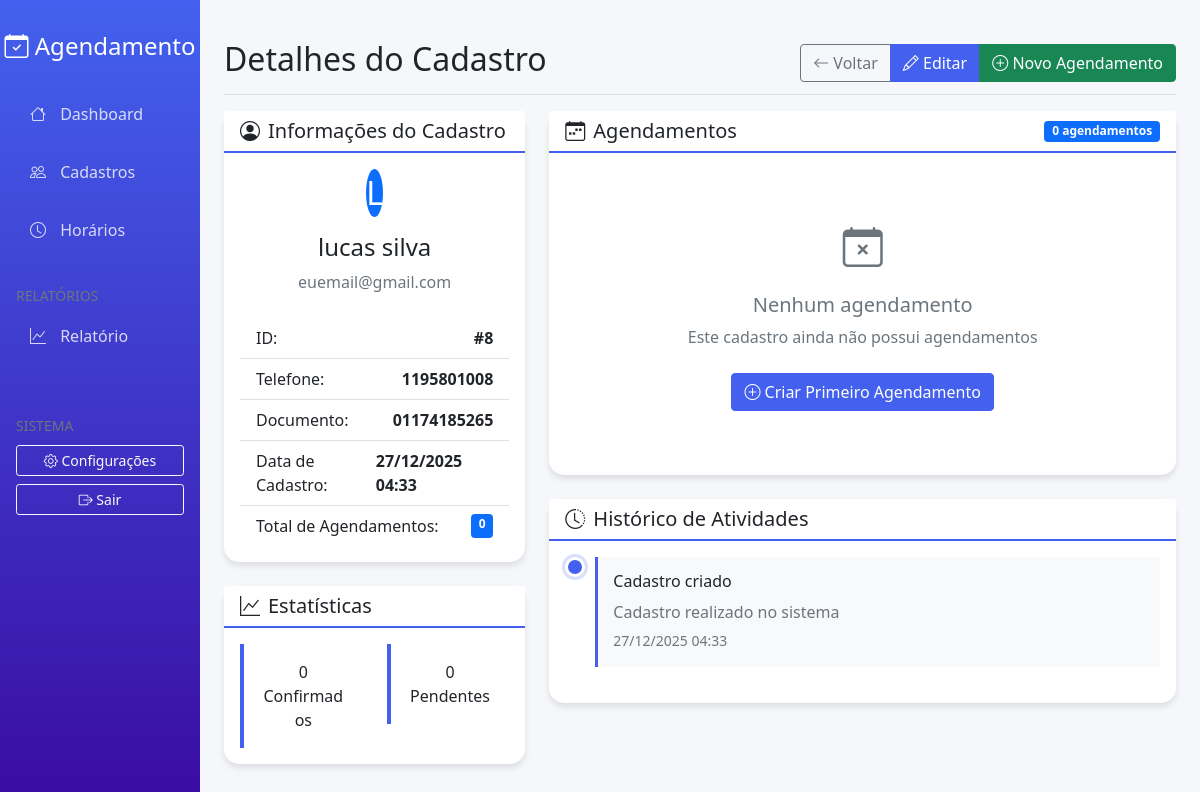
/cadastros/8, run on the app's committed database.
### models/Cadastro.py (models this page shows, shortened)
class Cadastro(db.Model):
    __tablename__ = 'cadastros'
    id = db.Column(db.Integer, primary_key=True)
    nome = db.Column(db.String(100), nullable=False)
    email = db.Column(db.String(100), unique=True, nullable=False)
    telefone = db.Column(db.String(20))
    documento = db.Column(db.String(20), unique=True)
    data_criacao = db.Column(db.DateTime, default=datetime.utcnow)
    horarios = db.relationship('Horario', backref='cadastro', lazy=True, cascade='all, delete-orphan')

### app.py (the view)
    @app.route('/cadastros/<int:id>')
    def visualizar_cadastro(id):
        with app.app_context():
            cadastro = Cadastro.query.get_or_404(id)
            horarios = Horario.query.filter_by(cadastro_id=id).order_by(Horario.data.desc(), Horario.hora_inicio).all()
            hoje = date.today()
            horarios_confirmados = len([h for h in horarios if h.status == 'confirmado'])
            horarios_pendentes = len([h for h in horarios if h.status == 'pendente'])
            atividades = [
                {'titulo': 'Cadastro criado', 'descricao': 'Cadastro realizado no sistema', 'data': cadastro.data_criacao},
                {'titulo': 'Primeiro agendamento', 'descricao': 'Primeiro horário agendado', 'data': datetime.now() - timedelta(days=5)} if horarios else None,
                {'titulo': 'Atualização de dados', 'descricao': 'Informações atualizadas', 'data': datetime.now() - timedelta(days=2)} if cadastro.data_criacao < datetime.now() - timedelta(days=2) else None
            ]
            atividades = [a for a in atividades if a is not None]
            return render_template('cadastros/visualizar.html',
                                 cadastro=cadastro,
                                 horarios=horarios,
                                 hoje=hoje,
                                 horarios_confirmados=horarios_confirmados,
                                 horarios_pendentes=horarios_pendentes,
                                 atividades=atividades)

### templates/cadastros/visualizar.html (shortened to what this page needs)
{% extends "base.html" %}
{% block page_title %}Detalhes do Cadastro{% endblock %}
{% block page_actions %}
<div class="btn-group">
    <a href="{{ url_for('listar_cadastros') }}" class="btn btn-outline-secondary">
        <i class="bi bi-arrow-left"></i> Voltar
    </a>
    <a href="{{ url_for('editar_cadastro', id=cadastro.id) }}" class="btn btn-primary">
        <i class="bi bi-pencil"></i> Editar
    </a>
    <a href="{{ url_for('criar_horario') }}?cadastro={{ cadastro.id }}" class="btn btn-success">
        <i class="bi bi-plus-circle"></i> Novo Agendamento
    </a>
</div>
{% endblock %}
{% block content %}
<div class="row">
    <div class="col-md-4">
        <div class="card mb-4">
            <div class="card-header">
                <h5 class="mb-0">
                    <i class="bi bi-person-circle me-2"></i>Informações do Cadastro
                </h5>
            </div>
            <div class="card-body">
                <div class="text-center mb-4">
                    <div class="avatar-xl bg-primary rounded-circle d-inline-flex align-items-center justify-content-center">
                        <span class="text-white fs-2">{{ cadastro.nome[:1]|upper }}</span>
                    </div>
                    <h4 class="mt-3">{{ cadastro.nome }}</h4>
                    <p class="text-muted">{{ cadastro.email }}</p>
                </div>
                <div class="list-group list-group-flush">
                    <div class="list-group-item d-flex justify-content-between">
                        <span>ID:</span>
                        <strong>#{{ cadastro.id }}</strong>
                    </div>
                    {% if cadastro.telefone %}
                    <div class="list-group-item d-flex justify-content-between">
                        <span>Telefone:</span>
                        <strong>{{ cadastro.telefone }}</strong>
                    </div>
                    {% endif %}
                    {% if cadastro.documento %}
                    <div class="list-group-item d-flex justify-content-between">
                        <span>Documento:</span>
                        <strong>{{ cadastro.documento }}</strong>
                    </div>
                    {% endif %}
                    <div class="list-group-item d-flex justify-content-between">
                        <span>Data de Cadastro:</span>
                        <strong>{{ cadastro.data_criacao.strftime('%d/%m/%Y %H:%M') }}</strong>
                    </div>
                    <div class="list-group-item d-flex justify-content-between">
                        <span>Total de Agendamentos:</span>
                        <span class="badge bg-primary">{{ cadastro.horarios|length }}</span>
                    </div>
                </div>
            </div>
        </div>
        <div class="card">
            <div class="card-header">
                <h5 class="mb-0">
                    <i class="bi bi-graph-up me-2"></i>Estatísticas
                </h5>
            </div>
            <div class="card-body">
                <div class="row text-center">
                    <div class="col-6">
                        <div class="stat-card p-3">
                            <div class="stat-number">{{ horarios_confirmados }}</div>
                            <div class="stat-label">Confirmados</div>
                        </div>
                    </div>
                    <div class="col-6">
                        <div class="stat-card p-3">
                            <div class="stat-number">{{ horarios_pendentes }}</div>
                            <div class="stat-label">Pendentes</div>
                        </div>
                    </div>
                </div>
            </div>
        </div>
    </div>
    <div class="col-md-8">
        <div class="card">
            <div class="card-header d-flex justify-content-between align-items-center">
                <h5 class="mb-0">
                    <i class="bi bi-calendar-week me-2"></i>Agendamentos
                </h5>
                <span class="badge bg-primary">{{ cadastro.horarios|length }} agendamentos</span>
            </div>
            <div class="card-body">
                {% if cadastro.horarios %}
                <div class="table-responsive">
                    <table class="table table-hover">
                        <thead>
                            <tr>
                                <th>Data</th>
                                <th>Horário</th>
                                <th>Serviço</th>
                                <th>Status</th>
                                <th class="text-end">Ações</th>
                            </tr>
                        </thead>
                        <tbody>
                            {% for horario in cadastro.horarios|sort(attribute='data', reverse=True) %}
                            <tr>
                                <td>
                                    <strong>{{ horario.data.strftime('%d/%m/%Y') }}</strong>
                                </td>
                                <td>
                                    {{ horario.hora_inicio.strftime('%H:%M') }} - {{ horario.hora_fim.strftime('%H:%M') }}
                                </td>
                                <td>
                                    {% if horario.descricao %}
                                    {{ horario.descricao[:50] }}
                                    {% if horario.descricao|length > 50 %}...{% endif %}
                                    {% else %}
                                    <span class="text-muted">Sem descrição</span>
                                    {% endif %}
                                </td>
                                <td>
                                    {% if horario.data > hoje %}
                                    <span class="badge bg-success">Agendado</span>
                                    {% else %}
                                    <span class="badge bg-secondary">Realizado</span>
                                    {% endif %}
                                </td>
                                <td class="text-end">
                                    <div class="btn-group btn-group-sm">
                                        <a href="{{ url_for('visualizar_horario', id=horario.id) }}"
                                           class="btn btn-outline-primary" title="Visualizar">
                                            <i class="bi bi-eye"></i>
                                        </a>
                                        <a href="{{ url_for('editar_horario', id=horario.id) }}"
                                           class="btn btn-outline-success" title="Editar">
                                            <i class="bi bi-pencil"></i>
                                        </a>
                                    </div>
                                </td>
                            </tr>
                            {% endfor %}
                        </tbody>
                    </table>
                </div>
                {% else %}
                <div class="text-center py-5">
                    <div class="text-muted">
                        <i class="bi bi-calendar-x fs-1"></i>
                        <h5 class="mt-3">Nenhum agendamento</h5>
                        <p>Este cadastro ainda não possui agendamentos</p>
                        <a href="{{ url_for('criar_horario') }}?cadastro={{ cadastro.id }}"
                           class="btn btn-primary mt-2">
                            <i class="bi bi-plus-circle"></i> Criar Primeiro Agendamento
                        </a>
                    </div>
                </div>
                {% endif %}
            </div>
        </div>
        <div class="card mt-4">
            <div class="card-header">
                <h5 class="mb-0">
                    <i class="bi bi-clock-history me-2"></i>Histórico de Atividades
                </h5>
            </div>
            <div class="card-body">
                <div class="timeline">
                    {% for atividade in atividades %}
                    <div class="timeline-item">
                        <div class="timeline-marker"></div>
                        <div class="timeline-content">
                            <h6>{{ atividade.titulo }}</h6>
                            <p class="text-muted mb-1">{{ atividade.descricao }}</p>
                            <small class="text-muted">{{ atividade.data.strftime('%d/%m/%Y %H:%M') }}</small>
                        </div>
                    </div>
                    {% else %}
                    <div class="text-center text-muted py-4">
                        <i class="bi bi-info-circle fs-1"></i>
                        <p class="mt-2">Nenhuma atividade registrada</p>
                    </div>
                    {% endfor %}
                </div>
            </div>
        </div>
    </div>
</div>
{% endblock %}

### templates/base.html (style rules this page uses)
:root { --primary-color: #4361ee; --secondary-color: #3a0ca3; --success-color: #4cc9f0; --light-color: #f8f9fa; }
body { background-color: #f5f7fb; font-family: 'Segoe UI', Tahoma, Geneva, Verdana, sans-serif; }
.card { border: none; border-radius: 15px; box-shadow: 0 4px 6px rgba(0, 0, 0, 0.1); transition: transform 0.3s; }
.card-header { background-color: white; border-bottom: 2px solid var(--primary-color); font-weight: 600; }
.btn-primary { background-color: var(--primary-color); border-color: var(--primary-color); }
.stat-card { border-left: 4px solid var(--primary-color); }

### templates/cadastros/visualizar.html (style rules this page uses)
.timeline { position: relative; padding-left: 30px; }
.timeline-item { position: relative; margin-bottom: 20px; }
.timeline-marker { position: absolute; left: -30px; top: 0; width: 20px; height: 20px; border-radius: 50%; background: var(--primary-color); border: 3px solid white; box-shadow: 0 0 0 3px rgba(67, 97, 238, 0.2); }
.timeline-content { background: var(--light-color); padding: 15px; border-radius: var(--border-radius-sm); border-left: 3px solid var(--primary-color); }

### data on the page
Cadastro: nome "L", nome "lucas silva", email "euemail@gmail.com", id "8", telefone "1195801008", documento "01174185265", data_criacao "27/12/2025 04:33", data "27/12/2025 04:33"

### other printed values
{{ cadastro.horarios|length }} "0"
{{ horarios_confirmados }} "0"
{{ horarios_pendentes }} "0"
{{ atividade.titulo }} "Cadastro criado"
{{ atividade.descricao }} "Cadastro realizado no sistema"
